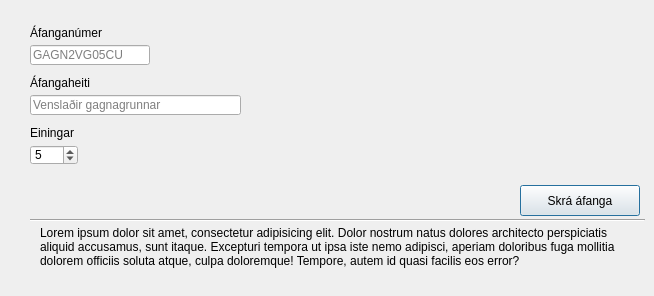
      <widget class="QWidget" name="coursesTabCreate">
       <attribute name="title">
        <string>Áfangi</string>
       </attribute>
       <widget class="QLineEdit" name="lineEdit_10">
        <property name="geometry">
         <rect>
          <x>30</x>
          <y>45</y>
          <width>120</width>
          <height>20</height>
         </rect>
        </property>
        <property name="inputMask">
         <string/>
        </property>
        <property name="text">
         <string/>
        </property>
        <property name="maxLength">
         <number>11</number>
        </property>
        <property name="placeholderText">
         <string>GAGN2VG05CU</string>
        </property>
       </widget>
       <widget class="QLineEdit" name="lineEdit_11">
        <property name="geometry">
         <rect>
          <x>30</x>
          <y>95</y>
          <width>211</width>
          <height>20</height>
         </rect>
        </property>
        <property name="focusPolicy">
         <enum>Qt::StrongFocus</enum>
        </property>
        <property name="maxLength">
         <number>75</number>
        </property>
        <property name="placeholderText">
         <string>Venslaðir gagnagrunnar</string>
        </property>
       </widget>
       <widget class="QLabel" name="label">
        <property name="geometry">
         <rect>
          <x>30</x>
          <y>20</y>
          <width>101</width>
          <height>20</height>
         </rect>
        </property>
        <property name="text">
         <string>Áfanganúmer</string>
        </property>
        <property name="alignment">
         <set>Qt::AlignBottom|Qt::AlignLeading|Qt::AlignLeft</set>
        </property>
       </widget>
       <widget class="QLabel" name="label_2">
        <property name="geometry">
         <rect>
          <x>30</x>
          <y>70</y>
          <width>101</width>
          <height>20</height>
         </rect>
        </property>
        <property name="layoutDirection">
         <enum>Qt::LeftToRight</enum>
        </property>
        <property name="text">
         <string>Áfangaheiti</string>
        </property>
        <property name="alignment">
         <set>Qt::AlignBottom|Qt::AlignLeading|Qt::AlignLeft</set>
        </property>
       </widget>
       <widget class="QLabel" name="label_3">
        <property name="geometry">
         <rect>
          <x>30</x>
          <y>120</y>
          <width>101</width>
          <height>20</height>
         </rect>
        </property>
        <property name="text">
         <string>Einingar</string>
        </property>
        <property name="alignment">
         <set>Qt::AlignBottom|Qt::AlignLeading|Qt::AlignLeft</set>
        </property>
       </widget>
       <widget class="QPushButton" name="pushButton">
        <property name="enabled">
         <bool>true</bool>
        </property>
        <property name="geometry">
         <rect>
          <x>520</x>
          <y>185</y>
          <width>120</width>
          <height>31</height>
         </rect>
        </property>
        <property name="sizePolicy">
         <sizepolicy hsizetype="Minimum" vsizetype="Fixed">
          <horstretch>0</horstretch>
          <verstretch>0</verstretch>
         </sizepolicy>
        </property>
        <property name="layoutDirection">
         <enum>Qt::LeftToRight</enum>
        </property>
        <property name="autoFillBackground">
         <bool>false</bool>
        </property>
        <property name="text">
         <string>Skrá áfanga</string>
        </property>
        <property name="autoDefault">
         <bool>false</bool>
        </property>
        <property name="default">
         <bool>true</bool>
        </property>
        <property name="flat">
         <bool>false</bool>
        </property>
       </widget>
       <widget class="Line" name="line">
        <property name="geometry">
         <rect>
          <x>30</x>
          <y>210</y>
          <width>615</width>
          <height>20</height>
         </rect>
        </property>
        <property name="orientation">
         <enum>Qt::Horizontal</enum>
        </property>
       </widget>
       <widget class="QLabel" name="label_4">
        <property name="geometry">
         <rect>
          <x>40</x>
          <y>226</y>
          <width>595</width>
          <height>61</height>
         </rect>
        </property>
        <property name="text">
         <string>Lorem ipsum dolor sit amet, consectetur adipisicing elit. Dolor nostrum natus dolores architecto perspiciatis aliquid accusamus, sunt itaque. Excepturi tempora ut ipsa iste nemo adipisci, aperiam doloribus fuga mollitia dolorem officiis soluta atque, culpa doloremque! Tempore, autem id quasi facilis eos error?</string>
        </property>
        <property name="textFormat">
         <enum>Qt::AutoText</enum>
        </property>
        <property name="scaledContents">
         <bool>false</bool>
        </property>
        <property name="alignment">
         <set>Qt::AlignLeading|Qt::AlignLeft|Qt::AlignTop</set>
        </property>
        <property name="wordWrap">
         <bool>true</bool>
        </property>
       </widget>
       <widget class="QSpinBox" name="spinBox">
        <property name="geometry">
         <rect>
          <x>30</x>
          <y>145</y>
          <width>48</width>
          <height>20</height>
         </rect>
        </property>
        <property name="maximum">
         <number>10</number>
        </property>
        <property name="value">
         <number>5</number>
        </property>
       </widget>
      </widget>
